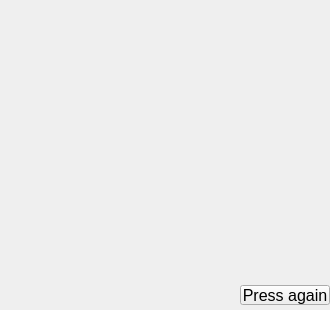
<?xml version="1.0" ?>
<ui version="4.0">
  <class>Dialog</class>
  <widget class="PyDMFrame" name="screen">
    <property name="geometry">
      <rect>
        <x>551</x>
        <y>483</y>
        <width>330</width>
        <height>310</height>
      </rect>
    </property>
    <property name="minimumSize">
      <size>
        <width>330</width>
        <height>310</height>
      </size>
    </property>
    <property name="styleSheet">
      <string notr="true">PyDMFrame#screen {
  color: rgb(0, 0, 0);
  background-color: rgb(200, 200, 200);
  }</string>
    </property>
    <property name="windowTitle">
      <string>table_fixedPoints_refresh</string>
    </property>
    <layout class="QGridLayout" name="gridLayout" columnstretch="240,90" rowstretch="285,20,5">
      <property name="leftMargin">
        <number>0</number>
      </property>
      <property name="topMargin">
        <number>0</number>
      </property>
      <property name="rightMargin">
        <number>0</number>
      </property>
      <property name="bottomMargin">
        <number>0</number>
      </property>
      <property name="horizontalSpacing">
        <number>0</number>
      </property>
      <property name="verticalSpacing">
        <number>0</number>
      </property>
      <item row="1" column="1">
        <widget class="PyDMRelatedDisplayButton" name="related_display">
          <property name="geometry">
            <rect>
              <x>240</x>
              <y>285</y>
              <width>90</width>
              <height>20</height>
            </rect>
          </property>
          <property name="sizePolicy">
            <sizepolicy hsizetype="Ignored" vsizetype="Ignored">
              <horstretch>0</horstretch>
              <verstretch>0</verstretch>
            </sizepolicy>
          </property>
          <property name="toolTip">
            <string>Press again</string>
          </property>
          <property name="text">
            <string>Press again</string>
          </property>
          <property name="showIcon" stdset="0">
            <bool>false</bool>
          </property>
          <property name="font">
            <font>
              <pointsize>12</pointsize>
            </font>
          </property>
          <property name="styleSheet">
            <string notr="true">PyDMRelatedDisplayButton#related_display {
  color: rgb(255, 255, 255);
  background-color: rgb(51, 153, 0);
  }</string>
          </property>
          <property name="titles" stdset="0">
            <stringlist>
              <string>Fixed points</string>
            </stringlist>
          </property>
          <property name="filenames" stdset="0">
            <stringlist>
              <string>table_fixedPoints.ui</string>
            </stringlist>
          </property>
          <property name="macros" stdset="0">
            <stringlist>
              <string>P=${P},Q=${Q},T=${T},M0X=${M0X},M0Y=${M0Y},M1Y=${M1Y},M2X=${M2X},M2Y=${M2Y},M2Z=${M2Z}</string>
            </stringlist>
          </property>
          <property name="openInNewWindow" stdset="0">
            <bool>false</bool>
          </property>
        </widget>
      </item>
    </layout>
    <zorder>related_display</zorder>
  </widget>
  <customwidgets>
    <customwidget>
      <class>PyDMRelatedDisplayButton</class>
      <extends>QPushButton</extends>
      <header>pydm.widgets.related_display_button</header>
    </customwidget>
    <customwidget>
      <class>PyDMFrame</class>
      <extends>QFrame</extends>
      <header>pydm.widgets.frame</header>
    </customwidget>
  </customwidgets>
</ui>
